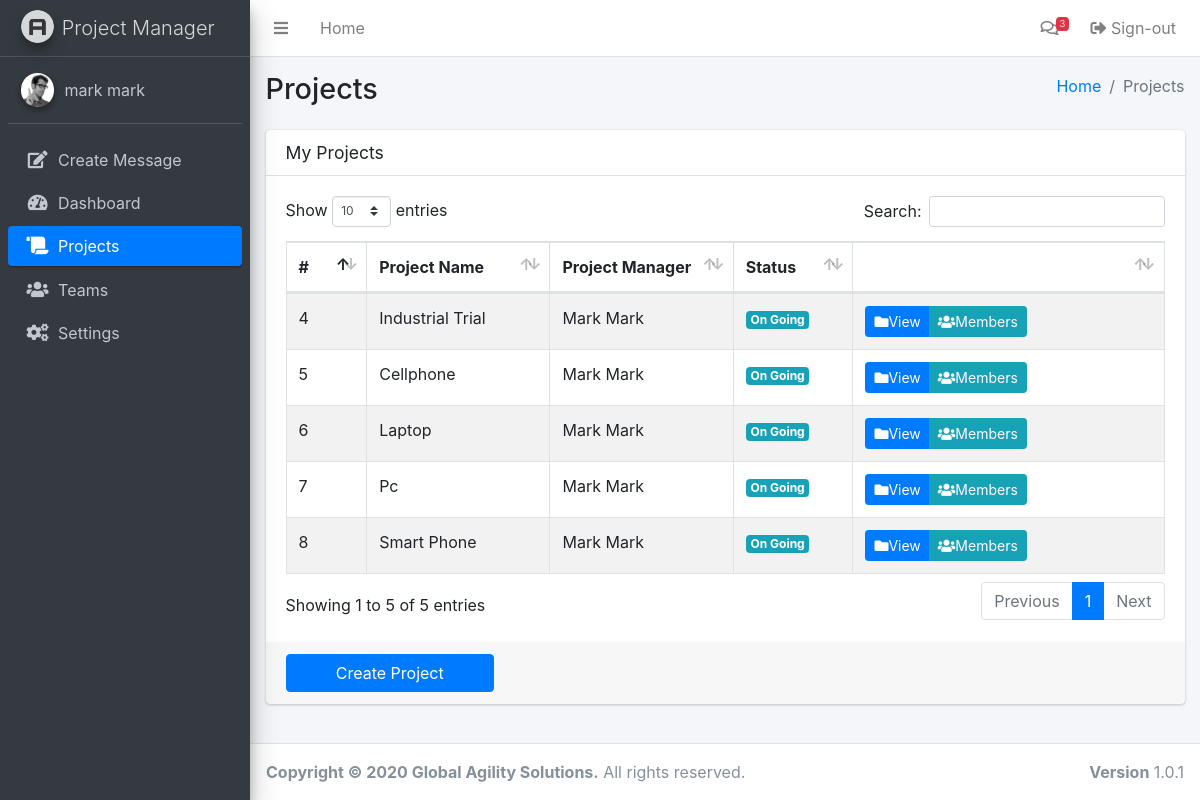
The page /projects.php (signed in) on the database its author committed.
### tables this page shows
CREATE TABLE `users` (
  `id` int(200) NOT NULL,
  `email` varchar(255) NOT NULL,
  `password` varchar(255) NOT NULL,
  `firstname` varchar(255) NOT NULL,
  `lastname` varchar(255) NOT NULL,
  `lastlogin` timestamp(6) NULL DEFAULT NULL
);

CREATE TABLE `project` (
  `id` bigint(255) NOT NULL,
  `name` varchar(100) DEFAULT NULL,
  `description` varchar(255) NOT NULL,
  `location` varchar(255) NOT NULL,
  `datestart` varchar(255) NOT NULL,
  `dateend` varchar(255) NOT NULL,
  `status` enum('on going','finished','cancellled','') NOT NULL,
  `owner` int(255) NOT NULL,
  `timestamp` timestamp(6) NOT NULL DEFAULT current_timestamp(6)
);

### includes/session.php (called while the page is built, shortened)
<?php
	include 'includes/conn.php';;
	if(isset($_SESSION['users'])){
		$query = $conn -> prepare("SELECT * FROM users WHERE id = ? ");
		$query -> bind_param("s", $variable);
		$query -> execute();
		$result = $query->get_result();
		$user = mysqli_fetch_assoc($result);
		$id = $user['id'];
	}
	else{
		header('location: login.php');
		exit();
	}
?>

### projects.php (the view, shortened to what this page needs)
<?php
  include 'includes/session.php';
  include 'includes/header.php';
  $current = "projects";
?>
<body class="hold-transition sidebar-mini">
<div class="wrapper">
  <?php include 'includes/navbar.php'; ?>
  <div class="content-wrapper">
    <section class="content-header">
      <div class="container-fluid">
        <div class="row mb-2">
          <div class="col-sm-6">
            <h1>Projects</h1>
          </div>
          <div class="col-sm-6">
            <ol class="breadcrumb float-sm-right">
              <li class="breadcrumb-item"><a href="#">Home</a></li>
              <li class="breadcrumb-item active">Projects</li>
            </ol>
          </div>
        </div>
      </div>
    </section>
    <section class="content">
      <div class="container-fluid">
        <div class="card card-default">
          <div class="card-header">
            <h3 class="card-title">My Projects</h3>
          </div>
          <div class="card-body">
            <div class="row">
              <div class="col-md-12">
<table class="table table-bordered table-striped display">
                  <thead>
                  <tr>
                    <th width="20">#</th>
                    <th width="100">Project Name</th>
                    <th width="100">Project Manager</th>
                    <th width="50">Status</th>
                    <th width="200"></th>
                  </tr>
                  </thead>
                  <tbody>
                  <?php
                    $availprojects = mysqli_query($conn, "SELECT *, project.id as projID from project join users on project.owner = users.id where owner = '$id'");
                    while($row = mysqli_fetch_assoc($availprojects)) {
                      if ($row['status'] == 'on going'){
                        $color ='info';
                      } elseif($row['status'] == 'finished') {
                        $color ='success';
                      } else {
                        $color ='danger';
                      }
                    ?>
                      <tr>
                        <td><?php echo ucwords($row['projID']); ?></td>
                        <td><?php echo ucwords($row['name']); ?></td>
                        <td><?php echo ucwords($row['firstname']); ?> <?php echo ucwords($row['lastname']); ?></td>
                        <td><span class="badge bg-<?php echo $color; ?>"><?php echo ucwords($row['status']); ?></span></td>
                    <td>
                      <div class="btn-group">
                        <a class="btn btn-primary btn-sm" href='projectinfo.php?id=<?php echo $row['projID']; ?>'><i class="fas fa-folder"></i>View</a>
                        <a class="btn btn-info btn-sm" href='projectviewmembers.php?id=<?php echo $row['projID']; ?>'><i class="fas fa-users"></i>Members</a>
                      </div>
                    </td>
                  </tr>
                <?php } ?>
                  </tbody>
                </table>
              </div>
            </div>
          </div>
              <div class="card-footer">
            <div class="row">
              <div class="col-3">
              <a href="createproject.php"><button type="button" class="btn btn-block btn-primary">Create Project</button></a>
              </div>
            </div>
          </div>
        </div>
      </div>
    </section>
  </div>
  <?php include 'includes/footer.php'; ?>
</div>
</body>
</html>

### includes/navbar.php (shortened to what this page needs)
<nav class="main-header navbar navbar-expand navbar-white navbar-light">
  <ul class="navbar-nav">
    <li class="nav-item">
      <a class="nav-link" data-widget="pushmenu" href="#" role="button"><i class="fas fa-bars"></i></a>
    </li>
    <li class="nav-item d-none d-sm-inline-block <?php if($current == 'dashboard') {echo 'active';} ?>">
      <a href="index.php" class="nav-link">Home</a>
    </li>
  </ul>
  <ul class="navbar-nav ml-auto">
    <li class="nav-item dropdown">
      <a class="nav-link" data-toggle="dropdown" href="#">
        <i class="far fa-comments"></i>
        <span class="badge badge-danger navbar-badge">3</span>
      </a>
    </li>
    <li class="nav-item">
      <a class="nav-link" href="logout.php"><i class="nav-icon fas fa-sign-out-alt"></i> Sign-out</a>
    </li>
  </ul>
</nav>
<aside class="main-sidebar sidebar-dark-primary elevation-4">
  <a href="index3.html" class="brand-link">
    <img src="dist/img/AdminLTELogo.png" alt="AdminLTE Logo" class="brand-image img-circle elevation-3"
         style="opacity: .8">
    <span class="brand-text font-weight-light">Project Manager</span>
  </a>
  <div class="sidebar">
    <div class="user-panel mt-3 pb-3 mb-3 d-flex">
      <div class="image">
        <img src="dist/img/user2-160x160.jpg" class="img-circle elevation-2" alt="User Image">
      </div>
      <div class="info">
        <a href="index.php" class="d-block"><?php echo $user['firstname']. ' '.$user['lastname']; ?></a>
      </div>
    </div>
    <nav class="mt-2">
        <ul class="nav nav-pills nav-sidebar flex-column" data-widget="treeview" role="menu" data-accordion="false">
        <li class="nav-item">
          <a href="#" class="nav-link" data-toggle="modal" data-target="#message">
            <i class="nav-icon fas fa-edit"></i>
            <p>
              Create Message
            </p>
          </a>
        </li>
        <?php if($current != 'messages') {?>
        <li class="nav-item">
          <a href="index.php" class="nav-link <?php if($current == 'dashboard') {echo 'active';} ?>">
            <i class="nav-icon fas fa-tachometer-alt"></i>
            <p>
              Dashboard
            </p>
          </a>
        </li>
        <li class="nav-item">
          <a href="projects.php" class="nav-link <?php if($current == 'projects') {echo 'active';} ?>">
            <i class="nav-icon fas fa-scroll"></i>
            <p>
              Projects
            </p>
          </a>
        </li>
        <li class="nav-item">
          <a href="teams.php" class="nav-link <?php if($current == 'teams') {echo 'active';} ?>">
            <i class="nav-icon fas fa-users"></i>
            <p>
              Teams
            </p>
          </a>
        </li>
        <li class="nav-item">
          <a href="settings.php" class="nav-link <?php if($current == 'settings') {echo 'active';} ?>">
            <i class="nav-icon fas fa-cogs"></i>
            <p>
              Settings
            </p>
          </a>
        </li>
      <?php } else {?>
         <?php
          $sql = mysqli_query($conn, "SELECT * from contacts");
          while ($row = mysqli_fetch_array($sql)) {
        ?>
        <li class="nav-item">
          <div class="user-panel mt-3 pb-3 mb-3 d-flex">
            <div class="image">
              <img src="dist/img/<?php echo $row['image'];?>" class="img-circle">
            </div>
            <div class="info">
              <a href='messages.php?id=<?php echo $row['id']; ?>' class="d-block"><?php echo ucwords($row['name']);?></i></a>
            </div>
          </div>
        </li>
      <?php } }?>
      </ul>
    </nav>
  </div>
</aside>

### includes/header.php (style rules this page uses)
p, h1, h2, h3, h4, h5, h6, label, td, dt, dd, li, span, tr { user-select: none; -webkit-user-select: none; -khtml-user-select: none; -moz-user-select: none; -ms-user-select: none; }

### rows shown on the page
users: firstname "mark", lastname "mark"
project: id "4", name "Industrial Trial", users.firstname "Mark", users.lastname "Mark", status "On Going"
project: id "5", name "Cellphone", users.firstname "Mark", users.lastname "Mark", status "On Going"
project: id "6", name "Laptop", users.firstname "Mark", users.lastname "Mark", status "On Going"
project: id "7", name "Pc", users.firstname "Mark", users.lastname "Mark", status "On Going"
project: id "8", name "Smart Phone", users.firstname "Mark", users.lastname "Mark", status "On Going"
